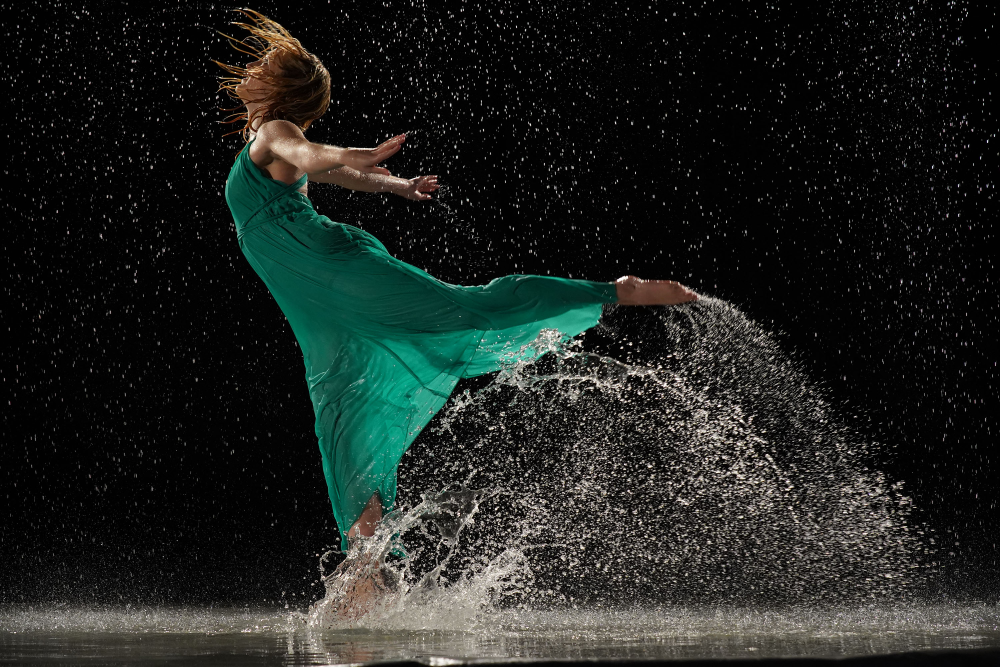
#> input picture DancingInWater.jpg, 3000 x 2000 px (shown at 1/3 size)
$ python filtros.py
#> lines starting #> are read from the running program, lines starting #| are printed output that depends on the picture
import numpy as np

import math

from PIL import Image


def ler_arquivo(txt_path):
#> called with txt_path = 'input.txt'
    m = 0
    n = 0
    arquivo = open(txt_path, 'r')
#> (reads input.txt from the repository)
    filter_values = []
    cont = 0
    filter_type = ''
    for linha in arquivo:
        valor = linha.split()
        if cont == 0:
            m = int(valor[0])
            n = int(valor[1])
        elif cont == 1:
            filter_type = valor[0]
        else:
            for item in valor:
                filter_values.append(int(item))
        cont += 1

    print(m, n, filter_values)
    arquivo.close()
    return m, n, filter_type, filter_values


# [229 lines left out: functions soma_filter, box_filter, sobel_filter, not called in this run]


def emboss_filter(image_path, filter_size, filter_values):

    # offset
#> called with image_path = 'DancingInWater.jpg', filter_size = (2, 2)
    offset = 0

    # Image openning
    image = Image.open(image_path)
#> image is the input picture: PIL image 3000x2000 RGB; mean R, G, B 30.8, 35.3, 32

    image = image.resize((1500, 1000))    # Apply a resize for bigger images
#> image: PIL image 1500x1000 RGB

    # Image convert to Array
    img_array = np.asarray(image, np.float64)

    # Image to apply the result
    filtered_image = Image.new(image.mode, image.size)
#> filtered_image: PIL image 1500x1000 RGB; every value is 0

    # Image and filter dimensions
    height, width, channel = img_array.shape
#> height = 1000; width = 1500; channel = 3
    filter_half_width = filter_size[1] // 2
    filter_half_height = filter_size[0] // 2

  # Initialize variables to control loop behavior
    cont1 = 0
    cont2 = 0

    # Go through all the pixels of the image
    for y in range(height):
        for x in range(width):
            # Create a list of neighbors for each color
            r = []
            g = []
            b = []
            cont1 = 0
            # Go through height neighbors
            for i in range(-filter_half_height, filter_half_height+1):
                if filter_size[0] % 2 == 0 and i == filter_half_height:
                    if cont1 == 0:
                        cont1 = 1
                        continue
                    else:
                        break
                cont2 = 0
                # Go through width neighbors
                for j in range(-filter_half_width, filter_half_width+1):
                    if filter_size[1] % 2 == 0 and j == filter_half_width:
                        if cont2 == 0:
                            cont2 = 1
                            continue
                        else:
                            break
                    # Get coordinates
                    widthNeighbor = x + j
                    heightNeighbor = y + i

                    # Make zero extension if a neighbor has a negative value or if it's bigger than the image
                    if widthNeighbor < 0 or widthNeighbor >= width or heightNeighbor < 0 or heightNeighbor >= height:
                        r.append(0)
                        g.append(0)
                        b.append(0)
                    # If the pixel is in the image, add the pixel value to the list of neighbors
                    else:
                        r.append(img_array[heightNeighbor, widthNeighbor, 0])
                        g.append(img_array[heightNeighbor, widthNeighbor, 1])
                        b.append(img_array[heightNeighbor, widthNeighbor, 2])

            # Calculate the product of the pixels values with the

            # Calculate the product of the pixels values with the filter_values for each color
            average_value_r = abs((sum(np.multiply(r, filter_values))))
            average_value_g = abs((sum(np.multiply(g, filter_values))))
            average_value_b = abs((sum(np.multiply(b, filter_values))))

            average_value_r = int(average_value_r + offset)
            if average_value_r > 255:
                average_value_r = 255
            elif average_value_r < 0:
                average_value_r = 0

            average_value_g = int(average_value_g + offset)
            if average_value_g > 255:
                average_value_g = 255
            elif average_value_g < 0:
                average_value_g = 0

            average_value_b = int(average_value_b + offset)
            if average_value_b > 255:
                average_value_b = 255
            elif average_value_b < 0:
                average_value_b = 0

            # Aply the new values to the pixel
            filtered_image.putpixel(
                (x, y), (average_value_r, average_value_g, average_value_b))
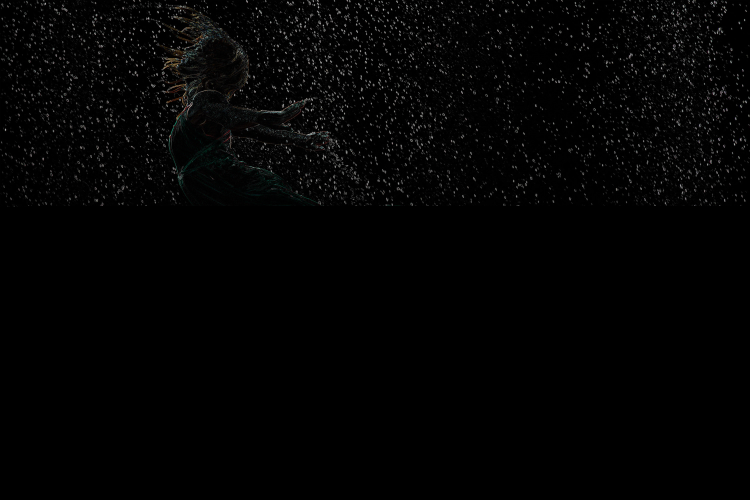
#> filtered_image: PIL image 1500x1000 RGB (shown at 1/2 size); mean R, G, B 3.3, 3.3, 3.3

    return filtered_image


image_file = "DancingInWater.jpg"


# Read input with the filter
m, n, filter_type, filter_values = ler_arquivo("input.txt")


# Apply sum filter

if filter_type == 'soma':

    filtered_image = soma_filter(image_file, (m, n))
    filtered_image.save('resultados/soma_filter' + image_file)

# Apply box filter

if filter_type == 'box':

    filtered_image = box_filter(image_file, (m, n))
    filtered_image.save('resultados/box_filter' + image_file)

# Apply sobel filter
if filter_type == 'sobel':

    filtered_image = sobel_filter(image_file)
    filtered_image.save('resultados/sobel_filter' + image_file)


if filter_type == 'emboss':
#> (the run stopped early here; a loop or call above may not have finished)
